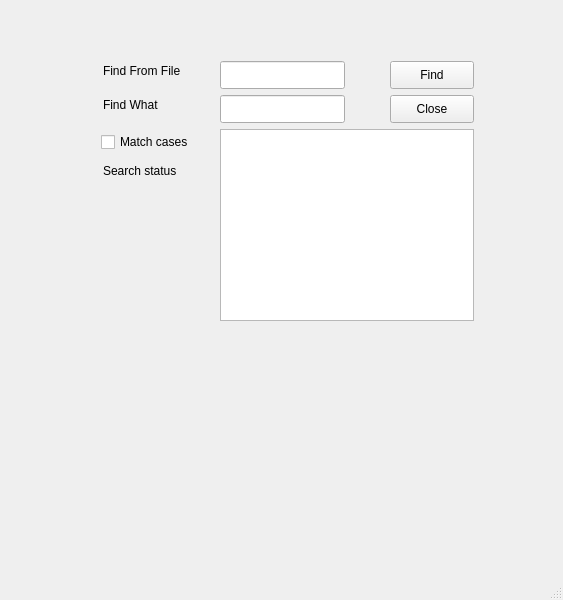
<?xml version="1.0" encoding="UTF-8"?>
<ui version="4.0">
 <class>MainWindow</class>
 <widget class="QMainWindow" name="MainWindow">
  <property name="geometry">
   <rect>
    <x>0</x>
    <y>0</y>
    <width>563</width>
    <height>600</height>
   </rect>
  </property>
  <property name="windowTitle">
   <string>MainWindow</string>
  </property>
  <widget class="QWidget" name="centralwidget">
   <widget class="QLabel" name="label">
    <property name="geometry">
     <rect>
      <x>103</x>
      <y>61</y>
      <width>111</width>
      <height>20</height>
     </rect>
    </property>
    <property name="text">
     <string>Find From File</string>
    </property>
   </widget>
   <widget class="QLabel" name="label_2">
    <property name="geometry">
     <rect>
      <x>103</x>
      <y>95</y>
      <width>81</width>
      <height>20</height>
     </rect>
    </property>
    <property name="text">
     <string>Find What</string>
    </property>
   </widget>
   <widget class="QLineEdit" name="fileLineEdit">
    <property name="geometry">
     <rect>
      <x>220</x>
      <y>61</y>
      <width>125</width>
      <height>28</height>
     </rect>
    </property>
   </widget>
   <widget class="QLineEdit" name="keyLineEdit">
    <property name="geometry">
     <rect>
      <x>220</x>
      <y>95</y>
      <width>125</width>
      <height>28</height>
     </rect>
    </property>
   </widget>
   <widget class="QPushButton" name="findPushButton">
    <property name="geometry">
     <rect>
      <x>390</x>
      <y>61</y>
      <width>84</width>
      <height>28</height>
     </rect>
    </property>
    <property name="text">
     <string>Find</string>
    </property>
   </widget>
   <widget class="QPushButton" name="closePushButton">
    <property name="geometry">
     <rect>
      <x>390</x>
      <y>95</y>
      <width>84</width>
      <height>28</height>
     </rect>
    </property>
    <property name="text">
     <string>Close</string>
    </property>
   </widget>
   <widget class="QCheckBox" name="matchCheckBox">
    <property name="geometry">
     <rect>
      <x>101</x>
      <y>129</y>
      <width>111</width>
      <height>26</height>
     </rect>
    </property>
    <property name="text">
     <string>Match cases</string>
    </property>
   </widget>
   <widget class="QLabel" name="label_3">
    <property name="geometry">
     <rect>
      <x>103</x>
      <y>161</y>
      <width>81</width>
      <height>20</height>
     </rect>
    </property>
    <property name="text">
     <string>Search status</string>
    </property>
   </widget>
   <widget class="QTextBrowser" name="textBrowser">
    <property name="geometry">
     <rect>
      <x>220</x>
      <y>129</y>
      <width>254</width>
      <height>192</height>
     </rect>
    </property>
   </widget>
  </widget>
  <widget class="QMenuBar" name="menubar">
   <property name="geometry">
    <rect>
     <x>0</x>
     <y>0</y>
     <width>563</width>
     <height>25</height>
    </rect>
   </property>
  </widget>
  <widget class="QStatusBar" name="statusbar"/>
 </widget>
 <resources/>
 <connections/>
</ui>
